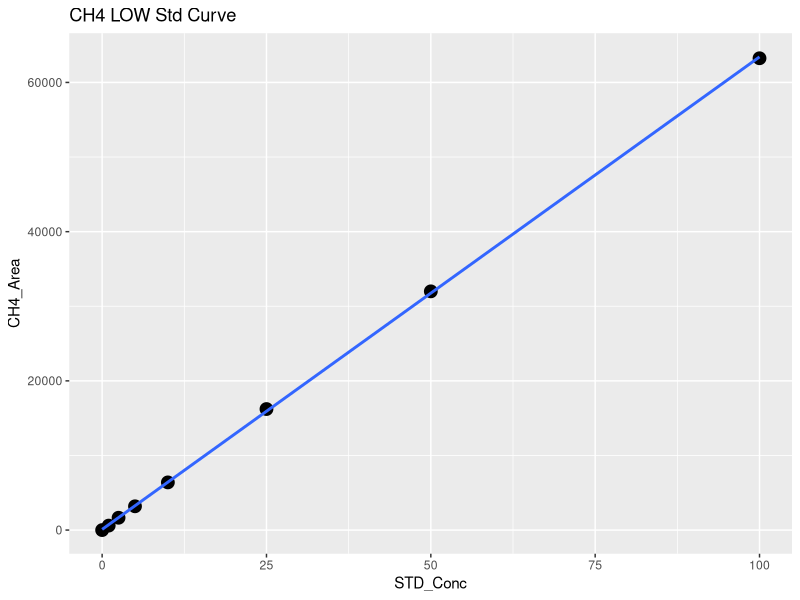
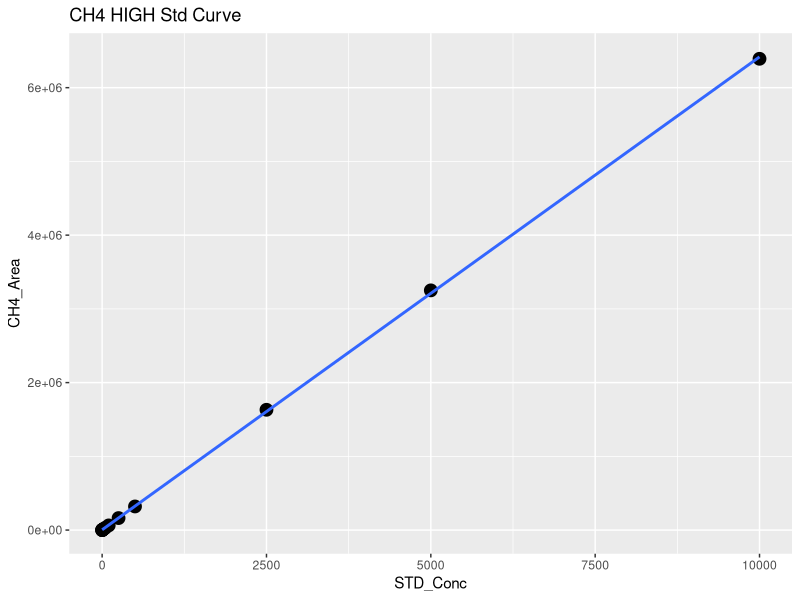
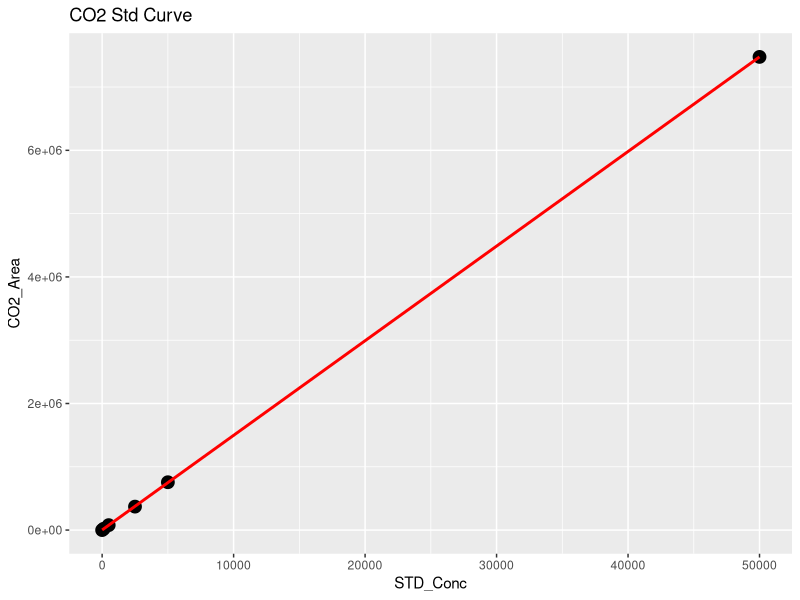
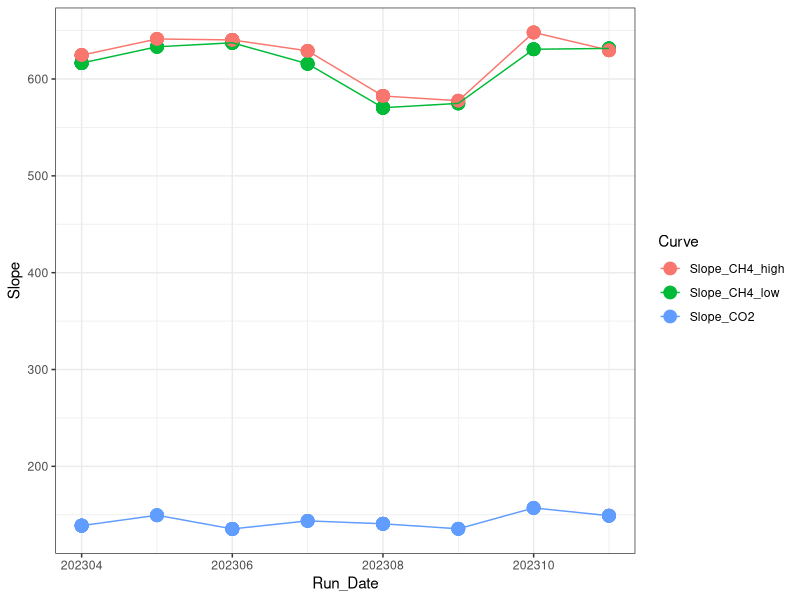

Source code (R) for these figures, in order: (Note: this script raises an error after producing the figures.)
## ---- chunk 1
library(dplyr)
library(ggplot2)
library(ggpubr)
library(stringr)
## ---- chunk 2

#Read in May Data 
raw <- read.csv("2023 Raw Data/TEMPEST_SGAS_May_2023_entered.csv")
head(raw)

#pull out methane standards
stds_ch4 <-  raw %>%  
  filter(str_detect(Sample_Type, "STD_CH4"))
#head(stds_ch4)

#split into high curve and low curve for CH4
stds_ch4_low <- stds_ch4  %>%  
  filter(!STD_Conc > 100)

#Low curve for CH4
CH4_Low <- ggplot(stds_ch4_low, aes(STD_Conc, CH4_Area)) + geom_point(size=4) + 
  geom_smooth(method = "lm", se = FALSE) + labs(title="CH4 LOW Std Curve")
CH4_Low

CH4_Low_lm <- lm(stds_ch4_low$CH4_Area ~ stds_ch4_low$STD_Conc)
summary(CH4_Low_lm)
cf <- coef(CH4_Low_lm)

#create data frame with 1 rows and 0 columns
Slope_CH4_low <- data.frame(matrix(ncol = 0, nrow = 1))
Slope_CH4_low$Curve <- "Slope_CH4_low"
Slope_CH4_low$R2 <- summary(CH4_Low_lm)$adj.r.squared
Slope_CH4_low$Slope <- cf[2]
Slope_CH4_low$Intercept <- cf[1]
#head(Slope_CH4_low)

#High curve for CH4
CH4_High <- ggplot(stds_ch4, aes(STD_Conc, CH4_Area)) + geom_point(size=4) + 
  geom_smooth(method = "lm", se = FALSE) + labs(title="CH4 HIGH Std Curve")
CH4_High

stds_ch4_lm <- lm(stds_ch4$CH4_Area ~ stds_ch4$STD_Conc)
summary(stds_ch4_lm)
cf <- coef(stds_ch4_lm)

#create data frame with 1 rows and 0 columns
Slope_CH4_high <- data.frame(matrix(ncol = 0, nrow = 1))
Slope_CH4_high$Curve <- "Slope_CH4_high"
Slope_CH4_high$R2 <- summary(stds_ch4_lm)$adj.r.squared
Slope_CH4_high$Slope <- cf[2]
Slope_CH4_high$Intercept <- cf[1]
#head(Slope_CH4_high)

#pull out co2 standards
stds_co2 <-  raw %>%  
  filter(str_detect(Sample_Type, "STD_CO2"))
#head(stds_co2)

#CO2 Curve
CO2_stds <- ggplot(stds_co2, aes(STD_Conc, CO2_Area)) + geom_point(size=4) + 
  geom_smooth(method = "lm", se = FALSE, color="red") + labs(title="CO2 Std Curve")
CO2_stds

stds_co2_lm <- lm(stds_co2$CO2_Area ~ stds_co2$STD_Conc)
summary(stds_co2_lm)
cf <- coef(stds_co2_lm)

#create data frame with 1 rows and 0 columns
Slope_CO2 <- data.frame(matrix(ncol = 0, nrow = 1))
Slope_CO2$Curve <- "Slope_CO2"
Slope_CO2$R2 <- summary(stds_co2_lm)$adj.r.squared
Slope_CO2$Slope <- cf[2]
Slope_CO2$Intercept <- cf[1]
#head(Slope_CO2)

#pull all the slopes together into one dataframe 
Slopes <- rbind(Slope_CH4_low, Slope_CH4_high, Slope_CO2)
#head(Slopes)

#needs changed each time #####
Slopes$Run_Date <- c(202305, 202305, 202305)

log <- read.csv("2023 Raw Data/COMPASS_TEMPEST_Varian_QAQC_2023.csv")
head(log)
log <- log[ ,-c(1)]
log <- rbind(log, Slopes)

Slopes_chk <- ggplot(log, aes(Run_Date, Slope, col=Curve)) + geom_point(size=4) + geom_line() + theme_bw()
Slopes_chk

write.csv(log, "2023 Raw Data/COMPASS_TEMPEST_Varian_QAQC_2023.csv")
## ---- chunk 3
#head(raw)

#pull out methane standards
Samples <-  raw %>%  
  filter(!str_detect(Sample_Type, "STD_CH4")) %>%  
  filter(!str_detect(Sample_Type, "STD_CO2")) %>%  
  filter(!str_detect(Sample_Type, "Blank")) %>%  
  filter(!str_detect(Sample_Type, "Chk_STD")) %>%  
   filter(!str_detect(Sample_Type, "CHKSTD")) %>%
  filter(!str_detect(Sample_Type, "NA"))
#head(Samples)

#Now flag any areas that are above the 100ppm area for CH4
Samples$CH4_Curve <- ifelse(Samples$CH4_Area >71000, "High", "Low")
#head(Samples)

#Calculate CH4 concentrations in ppm
Samples$CH4_Conc_ppm <- ifelse(Samples$CH4_Area >71000, (Samples$CH4_Area-Slope_CH4_high$Intercept)/Slope_CH4_high$Slope,                                       (Samples$CH4_Area-Slope_CH4_low$Intercept)/Slope_CH4_low$Slope )

#Calculate CO2 concentrations in ppm 
Samples$CO2_Conc_ppm <- ((Samples$CO2_Area-Slope_CO2$Intercept)/Slope_CO2$Slope) 

#head(Samples)

##########make flags for any dilutions needed 
#highest CH4 standard = 10000
#highest CO2 standard = 50000

Samples$CH4_Flag <- ifelse(Samples$CH4_Conc_ppm >10000, "Needs Dilution", "Within Range")
Samples$CO2_Flag <- ifelse(Samples$CO2_Conc_ppm >50000, "Needs Dilution", "Within Range")
#head(Samples)

## ---- chunk 4

chks <-  raw %>%  
  filter(!str_detect(Sample_Type, "STD_CH4")) %>%  
  filter(!str_detect(Sample_Type, "STD_CO2")) %>%  
  filter(!str_detect(Sample_Type, "Blank")) %>%  
  filter(!str_detect(Sample_Type, "Unknown")) %>%  
  filter(!str_detect(Sample_Type, "NA"))
#head(chks)

#Calculate CH4 concentrations in ppm
chks$CH4_Conc_ppm <- ifelse(chks$CH4_Area >71000, 
                      (chks$CH4_Area-Slope_CH4_high$Intercept)/Slope_CH4_high$Slope,                                       (chks$CH4_Area-Slope_CH4_low$Intercept)/Slope_CH4_low$Slope )

#Calculate CO2 concentrations in ppm 
chks$CO2_Conc_ppm <- ((chks$CO2_Area-Slope_CO2$Intercept)/Slope_CO2$Slope)



#change this if check standard concentrations are different 
level_ch4 <- 5      #ppm
level_co2 <- 1000   #ppm

#calculate percent difference of check standards 
chks$Ch4_diff <- ((chks$CH4_Conc_ppm - level_ch4)/((chks$CH4_Conc_ppm + level_ch4)/2)) * 100
chks$CH4_diff_flag <-  ifelse(chks$Ch4_diff <10, 'YES', 'NO, rerun')

chks$CO2_diff <- ((chks$CO2_Conc_ppm - level_co2)/((chks$CO2_Conc_ppm + level_co2)/2)) * 100
chks$CO2_diff_flag <-  ifelse(chks$CO2_diff <10, 'YES', 'NO, rerun')

#now plot the Ch4 concentrations and the CO2 concentrations vs. the expected concentration 
#then also make the color the percent difference between the expected and observed concentration 

ch4_chk <-  ggplot(data = chks, aes(x = Sample_ID, y = CH4_Conc_ppm, fill=CH4_diff_flag)) +
       geom_bar(stat = 'identity') + 
        scale_fill_manual(values=c("darkgreen", "darkgrey"))+
        #scale_fill_gradient2(low='red', mid='white', high='blue', space='Lab') + 
        theme_classic() + labs(x= " ", y="Percent Difference  (%)", title="Check Stds: CH4") + 
        theme(legend.position="bottom") +  geom_hline(yintercept=level_ch4, linetype="dashed", 
                color = "black", size=1)


co2_chk <-  ggplot(data = chks, aes(x = Sample_ID, y = CO2_Conc_ppm, fill=CO2_diff_flag)) +
       geom_bar(stat = 'identity') + 
        scale_fill_manual(values=c("darkgreen", "darkgrey"))+
        #scale_fill_gradient2(low='red', mid='white', high='blue', space='Lab') + 
        theme_classic() + labs(x= " ", y="Percent Difference  (%)", title="Check Stds: CO2") + 
        theme(legend.position="bottom") +  geom_hline(yintercept=level_co2, linetype="dashed", 
                color = "black", size=1)

ggarrange(ch4_chk, co2_chk, nrow=1, ncol=2)


## ---- chunk 5

#multiply the concentration by the dilution factor
Samples$CH4_Conc_ppm_dilcorr <- (Samples$CH4_Conc_ppm * Samples$Dilution_Factor)

Samples$CO2_Conc_ppm_dilcorr <- (Samples$CO2_Conc_ppm * Samples$Dilution_Factor)

#check results
#head(Samples)

#quick first look at the samples 
ch4_samples <-  ggplot(data = Samples, aes(x = Sample_ID, y = CH4_Conc_ppm, fill=CH4_Flag)) +
       geom_bar(stat = 'identity') + 
        scale_fill_manual(values=c("darkgreen","red"))+
        #scale_fill_gradient2(low='red', mid='white', high='blue', space='Lab') + 
        theme_classic() + labs(x= " ", y="CH4 (ppm)", title="CH4: Green = Within Range") + 
        theme(legend.position="none") 


co2_samples <-  ggplot(data = Samples, aes(x = Sample_ID, y = CO2_Conc_ppm, fill=CO2_Flag)) +
       geom_bar(stat = 'identity') + 
        scale_fill_manual(values=c("darkgreen","red"))+
        #scale_fill_gradient2(low='red', mid='white', high='blue', space='Lab') + 
        theme_classic() + labs(x= " ", y="CO2 (ppm)", title="CO2: Green = Within Range") + 
        theme(legend.position="none") 

ggarrange(ch4_samples, co2_samples, nrow=1, ncol=2)


## ---- chunk 6

# Convert ppm CH4 to total umol CH4 in the sample headspace
# use Ideal Gas Law:  
#   hdsp umol CH4 = ppm CH4*(PV/RT) 
#      P = 1 (pressure in atm)
#      R = 0.082 (gas constant)
#      V = 0.015 (gas syringe volume in L)
#      T = "TempC" column value in Kelvin (equilibration temperature)

#set the volume used for the sample
volume = 0.02
TempC <-  25 #I am assuming 25C not sure how we want to handle this

#Calculate CH4 concentrations in ppm
Samples$CH4_Conc_umol <- ifelse(Samples$G_W == "W",
                    (Samples$CH4_Conc_ppm_dilcorr*((1*volume/1000)/(0.08206*(TempC+273.15))))/(volume/1000),
                    ((((Samples$CH4_Conc_ppm_dilcorr/1000))/16.04)*1000000  ))
Samples$CO2_Conc_umol <- ifelse(Samples$G_W == "W",
                    (Samples$CO2_Conc_ppm_dilcorr*((1*volume/1000)/(0.08206*(TempC+273.15))))/(volume/1000),
                    ((((Samples$CO2_Conc_ppm_dilcorr/1000))/16.04)*1000000  ))

#quick first look at the samples 
ch4_samples1 <-  ggplot(data = Samples, aes(x = Sample_ID, y = CH4_Conc_umol, fill=G_W)) +
       geom_bar(stat = 'identity') + 
        scale_fill_manual(values=c("darkgrey","darkblue"))+
        #scale_fill_gradient2(low='red', mid='white', high='blue', space='Lab') + 
        theme_classic() + labs(x= " ", y="CH4 (uM)", title="CH4: Blue = PW Sample") + 
        theme(legend.position="none") 


co2_samples1 <-  ggplot(data = Samples, aes(x = Sample_ID, y = CO2_Conc_umol, fill=G_W)) +
       geom_bar(stat = 'identity') + 
        scale_fill_manual(values=c("darkgrey","darkblue"))+
        #scale_fill_gradient2(low='red', mid='white', high='blue', space='Lab') + 
        theme_classic() + labs(x= " ", y="CO2 (uM)", title="CO2: Blue = PW Sample") + 
        theme(legend.position="none") 

ggarrange(ch4_samples1, co2_samples1, nrow=1, ncol=2)

## ---- chunk 7
#check results
#head(Samples)

#pull out what we need 
Samples1 <- Samples[ ,c(1:3,6:16,20, 24:30)]
#head(Samples1)

write.csv(Samples1, "2023 Processed Data/COMPASS_TEMPEST_SGW_202305_Processed.csv")
